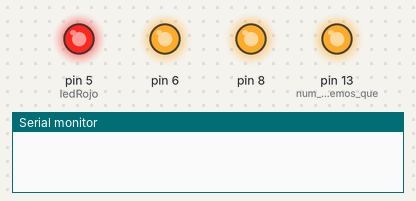
The sketch below on a simulated Arduino Uno, built with avr-gcc and run on an emulated ATmega328P. On the bench: output pins drawn as LEDs (lit = HIGH), the last lines printed to the serial monitor.

Above: at 0.5 s.
At 1.05 s:
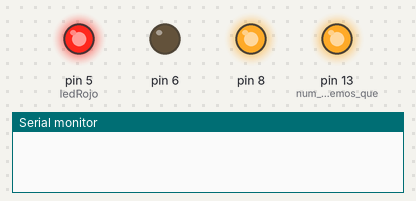
At 1.3 s:
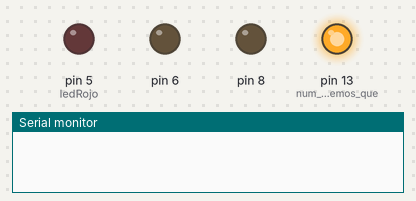
At 3.71 s:
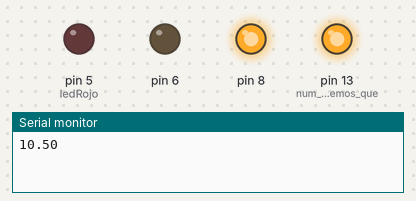
At 4.5 s:
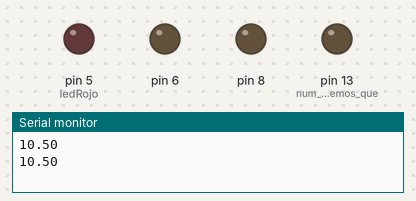
Timing chart, 0 to 5.9 s (numbered marks = the images above):
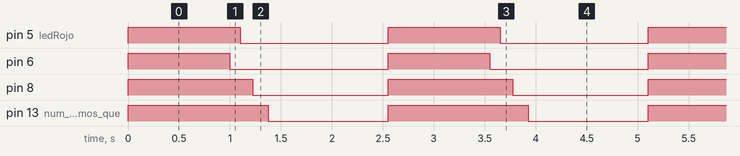

Measured:
- by itself, pin 5 (ledRojo): alternates HIGH for 1.1 s and LOW for 1.5 s
- by itself, pin 6: alternates HIGH for 1.0 s and LOW for 1.6 s
- by itself, pin 8: alternates HIGH for 1.2 s and LOW for 1.3 s
- by itself, pin 13 (num_PIN_como_queremos_que): alternates HIGH for 1.4 s and LOW for 1.2 s

The sketch:

sketch_sep16a_Prova.ino
```cpp
const int ledRojo=5;
int miVariable=1;
float miDecimal=10.5;
String miTexto ="Hola. Pregúntame algo.";
char miletra='a';
bool miBoleana= false;


void setup() {
  // put your setup code here, to run once:
  Serial.begin(9600); //inicia la comunicación
  pinMode(13, OUTPUT); //num PIN como queremos que actue, led es output
  pinMode (ledRojo,OUTPUT);
  pinMode (8,OUTPUT);
  pinMode (6,OUTPUT);


}

void loop() {
  // put your main code here, to run repeatedly:
  digitalWrite(13, HIGH);
  digitalWrite(ledRojo, HIGH);
  digitalWrite(8, HIGH);
  digitalWrite(6, HIGH);

  delay(1000);

  digitalWrite(6, LOW);

  delay(100);
  digitalWrite(ledRojo, LOW);
    delay(125);
  digitalWrite(8, LOW);
    delay(150);
  digitalWrite(13, LOW);
  delay(175);

  miVariable=miVariable+1;
  Serial.println(miDecimal);
  delay(1000);


}
```
